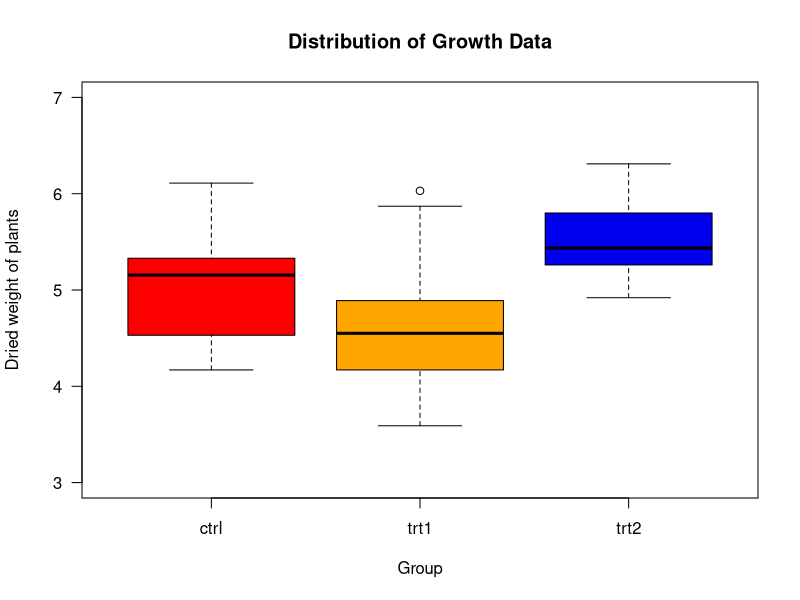

Source code (R):
## ---- chunk 1
knitr::opts_chunk$set(echo = TRUE)
## ---- chunk 2
boxplot(weight ~ group,                             # compare weight by group
		data = PlantGrowth,                         # built-in data set
		main = "Distribution of Growth Data",       # set title
		las = 1,                                    # rotate y-axis values
        ylab = "Dried weight of plants",            # set y-axis title
		xlab = "Group",                             # set x-axis title
		ylim = c(3,7),                             # set scale of y-axis
		col = c("red1","orange1","blue2"))        # set bar fill colors
## ---- chunk 3
knitr::kable(anova(lm(weight ~ group, data = PlantGrowth)),digits = 3)
